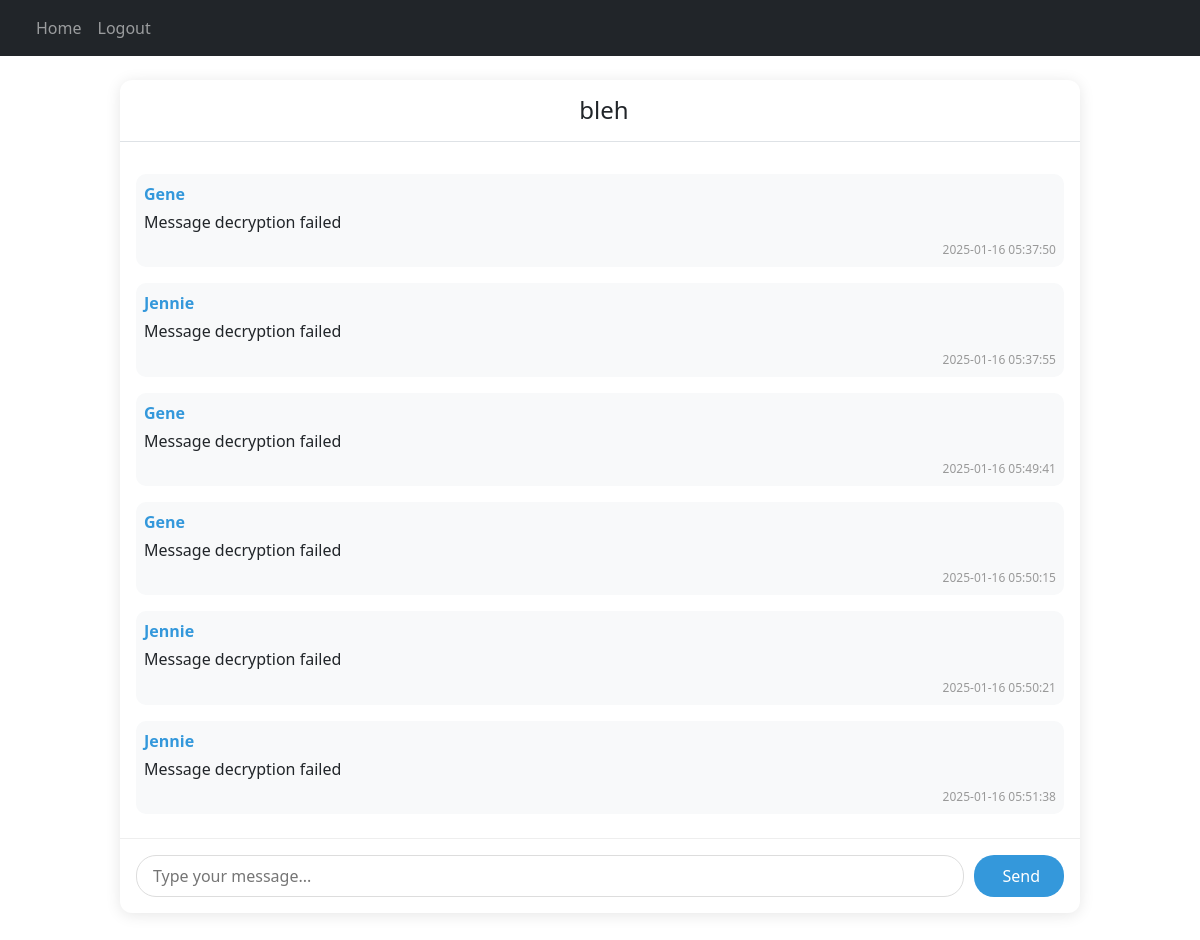
The page /room/3 (signed in) on the database its author committed.
### website/Models/Room.py (models this page shows)
class Room(db.Model):
  id = db.Column(db.Integer, primary_key=True)
  room_name = db.Column(db.String(255), nullable=False)
  room_code = db.Column(db.String(512), nullable=False)
  password = db.Column(db.String(255), nullable=False)
  created_at = db.Column(db.DateTime(timezone=True), default=func.now())

class Message(db.Model):
  id = db.Column(db.Integer, primary_key=True)
  room_id = db.Column(db.Integer, db.ForeignKey('room.id'), nullable=False)
  user_id = db.Column(db.Integer, db.ForeignKey('user.id'), nullable=False)
  message = db.Column(db.Text, nullable=False)
  created_at = db.Column(db.DateTime(timezone=True), default=func.now())
  sender = db.relationship('User', foreign_keys=[user_id], backref='sent_messages')

### website/models.py (models this page shows)
class User(db.Model, UserMixin):
  id = db.Column(db.Integer, primary_key=True)
  email = db.Column(db.String(150), unique=True)
  password = db.Column(db.String(150))
  first_name = db.Column(db.String(150))
  notes= db.relationship('Note')

### website/rooms.py (the view)
@rooms.route('/room/<room_id>', methods=['GET', 'POST'])
@login_required
def room_handler(room_id):
  with Session(db.engine) as session:
    room = select_query_function(session, Room, Room.id == room_id)
    if not room:
      flash(f"Room {room_id} does not exist.", category='error')
      response = redirect(url_for('views.home'))
      return response
    with Session(db.engine) as session:
      room_participant = select_query_function(
        session=session,
        target=RoomParticipant,
        filter_condition=(RoomParticipant.room_id == room_id) & (RoomParticipant.user_id == current_user.id))
      if room_participant:
        print(f"User {current_user.first_name} is in room {room_id}")
      else:
        print(f"User {current_user.first_name} is not in room {room_id}")
    with Session(db.engine) as session:
      stmt = (
        select(Message)
        .join(Message.sender)
        .where(Message.room_id == room_id)
        .options(joinedload(Message.sender))
      )
      result = session.execute(stmt)
      messages = result.scalars().all()
      decrypted_messages = []
      if messages:
        for message in messages:
          decrypted_message = {
            'obj': message,  # Original message object with all attributes
            'decrypted_content': get_decrypted_message(message),
            'sender': message.sender,
            'created_at': message.created_at
          }
          print(f"Message: {decrypted_message['decrypted_content']}")
          print(f"Sender: {decrypted_message['sender'].first_name}")
          decrypted_messages.append(decrypted_message)
      else:
        print("No messages found.")
    if not room_participant:
      flash(f"Room {room_id} does not exist.", category='error')
      return redirect(url_for('views.home'))
    return render_template('room.html', room=room, user=current_user, messages=decrypted_messages)
  return render_template('room.html', room=room)

### website/__init__.py (called while the page is built)
def create_app():
  app = Flask(__name__)
  load_dotenv()
  app.config['SECRET_KEY'] = getenv('SECRET_KEY', 'fallback_key')
  app.config['SQLALCHEMY_DATABASE_URI'] = f'sqlite:///{DB_NAME}'
  db.init_app(app)
  socketio.init_app(app, cors_allowed_origins='*')
  crypto_manager.init_app(app)
  from .utils import generate_room_code
  from .views import views
  from .auth import auth
  from .rooms import rooms
  app.register_blueprint(views, url_prefix='/')
  app.register_blueprint(auth, url_prefix='/')
  app.register_blueprint(rooms, url_prefix='/')
  from .models import User, Note
  from .sockets import init_socket_handlers
  init_socket_handlers(socketio)
  create_database(app)
  login_manager = LoginManager()
  login_manager.login_view = 'auth.login'
  login_manager.init_app(app)
  @login_manager.user_loader
  def load_user(id):
    return User.query.get(int(id))
  return app

### website/crypto.py (called while the page is built)
    def decrypt_message(self, encrypted_message: str) -> str:
        try:
            encrypted_data = b64decode(encrypted_message.encode('utf-8'))
            decrypted_data = self.fernet.decrypt(encrypted_data)
            return decrypted_data.decode('utf-8')
        except Exception as e:
            raise ValueError(f"Failed to decrypt message: {str(e)}")

### website/utils.py (called while the page is built)
def select_query_function(session: Session, target: Type, filter_condition: Any) -> Optional[Any]:
  try:
    stmt = (
      select(target)
      .where(filter_condition)
    )
    result = session.execute(stmt)
    return result.scalars().one_or_none()
  except Exception as e:
    print(f"Error executing select query: {e}")
    return None

def get_decrypted_message(message: Message) -> str:
    try:
        return crypto_manager.decrypt_message(message.message)
    except ValueError:
        return "Message decryption failed"

### website/templates/room.html (shortened to what this page needs)
{% extends "base.html" %}
{% block content %}
<div class="container d-flex flex-column align-items-center justify-content-center mt-4">
  <div class="message-box">
    <div class="p-3 border-bottom">
      <h4 class="text-center mb-0">
        {{ room.room_name }}
      </h4>
    </div>
    <div class="messages" id="messages">
      {% if messages %}
        {% for msg in messages %}
          <div class="message">
            <strong>{{ msg.sender.first_name }}</strong>
            <p>{{ msg.decrypted_content }}</p>
            <small id="created_at">{{ msg.created_at }}</small>
          </div>
        {% endfor %}
      {% endif %}
    </div>
    <div class="inputs">
      <input type="text" placeholder="Type your message..." name="message" id="message">
      <button type="button" name="send" id="send-btn" onClick="sendMessage()">
        Send
      </button>
    </div>
  </div>
</div>
{% endblock %}

### website/static/css/style.css (style rules this page uses)
:root { --primary-color: #3498db; --secondary-color: #2ecc71; --background-color: #f8f9fa; --border-radius: 12px; --box-shadow: 0 2px 15px rgba(0, 0, 0, 0.1); }
* { margin: 0; padding: 0; box-sizing: border-box; }
body { background-color: var(--background-color); }
.message-box { border: none; border-radius: var(--border-radius); background-color: white; height: 80vh; display: flex; flex-direction: column; width: 80vw; align-items: stretch; box-shadow: var(--box-shadow); }
.messages { overflow-y: scroll; flex: 1; width: 100%; padding: 1rem; }
.inputs { padding: 1rem; display: flex; gap: 10px; border-top: 1px solid #eee; }
#message { flex: 1; padding: 0.5rem 1rem; border: 1px solid #ddd; border-radius: 20px; outline: none; }
#send-btn { background: var(--primary-color); color: white; border: none; padding: 0.5rem 1.5rem; border-radius: 20px; cursor: pointer; transition: background 0.3s ease; }
.messages { overflow-y: auto; flex: 1; width: 100%; padding: 1rem; word-wrap: break-word; }
.message { display: flex; flex-direction: column; align-items: flex-start; margin: 1rem 0; padding: 0.5rem; background: #f8f9fa; border-radius: 10px; word-wrap: break-word; }
.message strong { color: var(--primary-color); margin-bottom: 5px; word-break: break-word; }
.message p { margin: 0; padding: 0; line-height: 1.4; word-break: break-word; }
.message small { margin-top: 0.5rem; font-size: 0.75rem; color: #999; align-self: flex-end; word-break: break-word; }

### rows shown on the page
Room: room_name "bleh"
User: sender.first_name "Gene" "Gene" "Gene"
Message: created_at "2025-01-16 05:37:50"
User: sender.first_name "Jennie" "Jennie" "Jennie"
Message: created_at "2025-01-16 05:37:55"
Message: created_at "2025-01-16 05:49:41"
Message: created_at "2025-01-16 05:50:15"
Message: created_at "2025-01-16 05:50:21"
Message: created_at "2025-01-16 05:51:38"

### other values the page prints
{{ msg.decrypted_content }} "Message decryption failed" "Message decryption failed" "Message decryption failed" "Message decryption failed" "Message decryption failed" "Message decryption failed"
